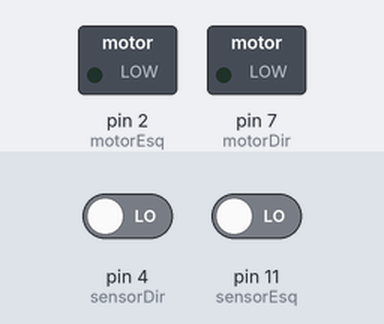
The sketch below on a simulated Arduino Uno, built with avr-gcc and run on an emulated ATmega328P. Parts: switched loads named in the sketch (green lamp = pin HIGH). The test bench sets the inputs (shaded band); at power-on: pin 4 (sensorDir) LOW, pin 11 (sensorEsq) LOW.

Above: at 1.2 s.
1.3 s: pin 4 (sensorDir) driven HIGH
At 2.5 s:
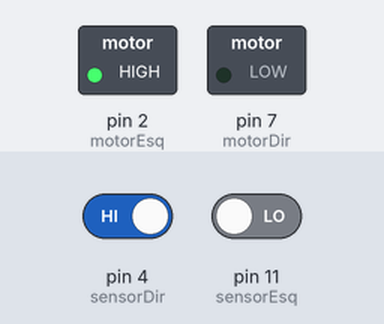
2.8 s: pin 11 (sensorEsq) driven HIGH
At 3.9 s:
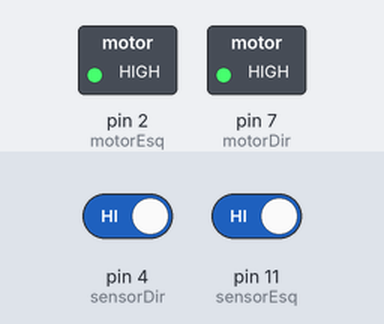
4.3 s: pin 4 (sensorDir) driven LOW
At 5.0 s:
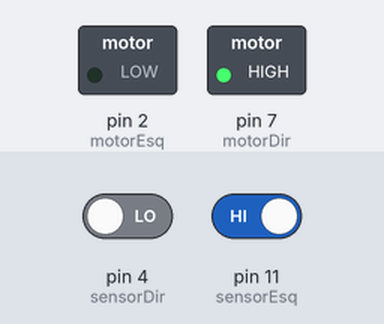
5.8 s: pin 11 (sensorEsq) driven LOW
At 6.2 s:
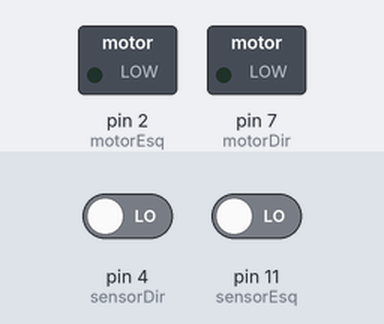
Timing chart, 0 to 8.3 s (numbered marks = the images above; inputs shaded):
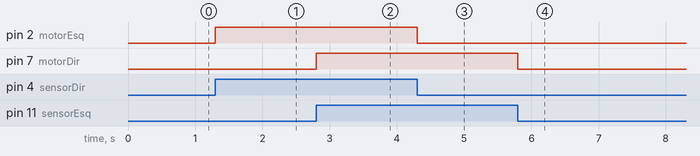

Measured:
- after the input at 1.3 s, pin 2 (motorEsq): LOW → HIGH at once
- after the input at 2.8 s, pin 7 (motorDir): LOW → HIGH at once
- after the input at 4.3 s, pin 2 (motorEsq): HIGH → LOW at once
- after the input at 5.8 s, pin 7 (motorDir): HIGH → LOW at once

The sketch:

ControlarCarrinho.ino
```cpp
const int sensorEsq = 11;
const int motorDir = 7;
const int sensorDir = 4;
const int motorEsq = 2;

void setup() {

  pinMode(sensorEsq,INPUT); // 11
  pinMode(sensorDir,INPUT); // 4

  pinMode(motorDir,OUTPUT); // 7
  pinMode(motorEsq,OUTPUT); // 2

}

void loop() {

  int statusDirSensor = digitalRead(sensorDir);
  int statusEsqSensor = digitalRead(sensorEsq);

  if(statusDirSensor == HIGH && statusEsqSensor == HIGH){

    digitalWrite(motorDir, HIGH);
    digitalWrite(motorEsq, HIGH);

  }else if (statusDirSensor == LOW && statusEsqSensor == HIGH){

    digitalWrite(motorDir, HIGH);
    digitalWrite(motorEsq, LOW);

  }else if(statusDirSensor == HIGH && statusEsqSensor == LOW){

    digitalWrite(motorDir, LOW);
    digitalWrite(motorEsq, HIGH);

  }else if (statusDirSensor == LOW && statusEsqSensor == LOW){

    digitalWrite(motorDir, LOW);
    digitalWrite(motorEsq, LOW);

  }

}
```
